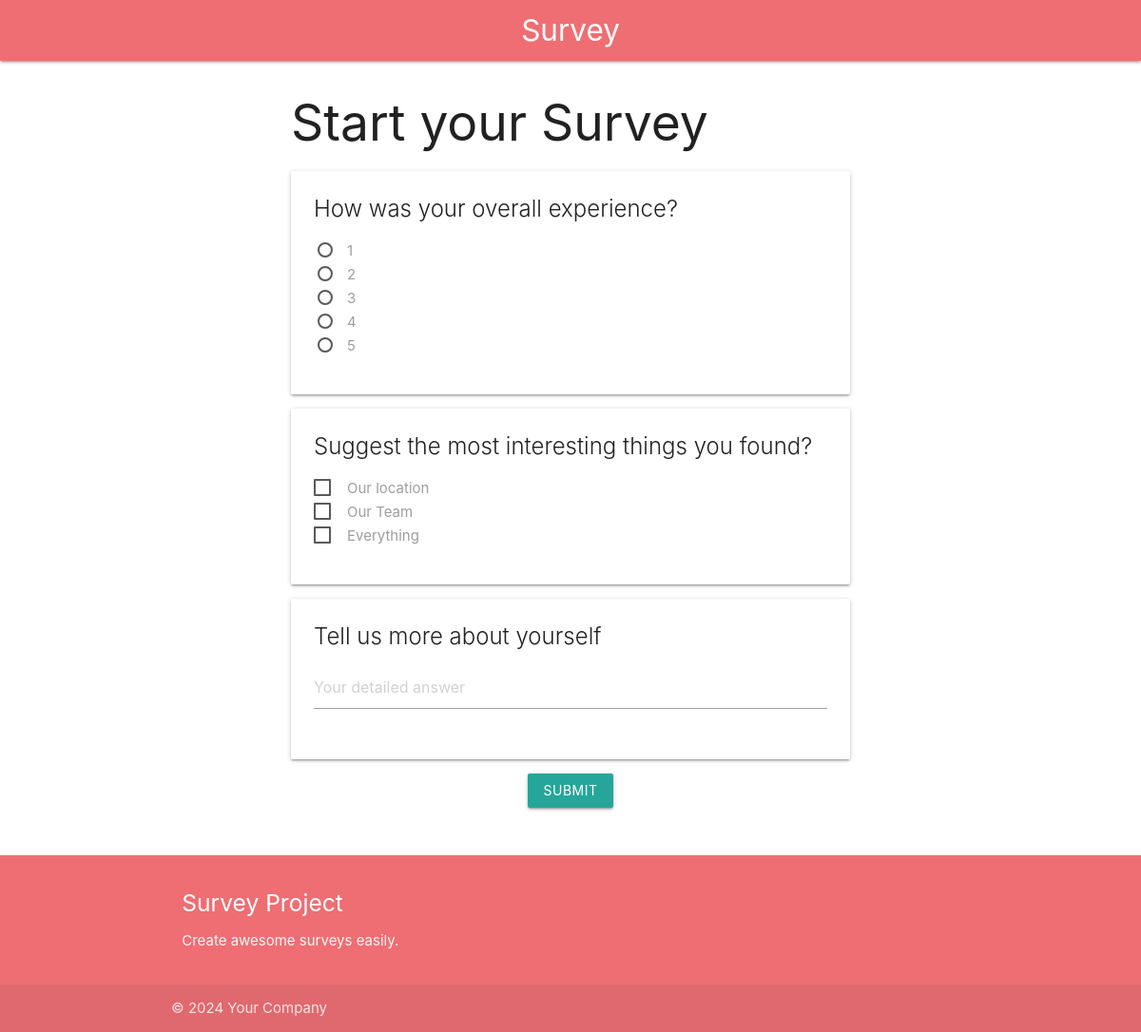
The app's page /feedback/3/ with its own data.
### home/models.py (models this page shows, shortened)
class Questions(models.Model):
    QUESTION_CHOICES = (
        ("Text","Text"),("BigText","BigText"),("Radio","Radio"),
        ("Checkbox","Checkbox"))
    question = models.CharField(max_length=100)
    question_type = models.CharField(choices = QUESTION_CHOICES,max_length=50,default="Text")

class Options(models.Model):
    question = models.ForeignKey(Questions,related_name="options",on_delete=models.CASCADE)
    option_name = models.CharField(max_length=100)

### home/views.py (the view, shortened to what this page needs)
# urls.py: path('feedback/<id>/',customer_feedback, name="customer_feedback"),
def customer_feedback(request,id):
    feedback = CustomerFeedback.objects.get(id=id)
    return render(request,'survey.html',{"questions":feedback.question.all()})

### home/templates/survey.html (shortened to what this page needs)
{% extends "base.html" %}
{% block start %}
<div class = "container">
    <h2>Start your Survey</h2>
    <form method="post">
        {% for question in questions %}
        <div class="card">
            <div class="card-content">
                <span class="card-title">{{question.question}}</span>
                <div class = "input-field">
                    {%if question.question_type == "Text" %}
                    <input type = "text" required name="response_{{question.id}}" class="validate" placeholder="Enter your answer">
                    {% elif question.question_type == "BigText" %}
                    <textarea required name="response_{{qustion.id}}" placeholder="Your detailed answer"
                    class="materialize-textarea"></textarea>
                    {% elif question.question_type == "Radio" %}
                        {% for option in question.options.all %}
                        <p>
                            <label>
                                <span>{{option.option_name}}</span>
                            </label>
                        </p>
                        {% endfor %}
                        {% elif question.question_type == "Checkbox" %}
                        {% for option in question.options.all %}
                        <p>
                            <label>
                                <span>{{option.option_name}}</span>
                            </label>
                        </p>
                        {% endfor %}
                    {% endif %}
                </div>
            </div>
        </div>
    {% endfor %}
    <div class="center-align">
        <button type="submit" class="btn waves-effect waves-effect waves-light">Submit</button>
    </div>
    </form>
</div>
{% endblock %}

### records on screen
Questions: question "How was your overall experience?"
Options: option_name "1"
Options: option_name "2"
Options: option_name "3"
Options: option_name "4"
Options: option_name "5"
Questions: question "Suggest the most interesting things you found?"
Options: option_name "Our location"
Options: option_name "Our Team"
Options: option_name "Everything"
Questions: question "Tell us more about yourself", response_ "Your detailed answer"
